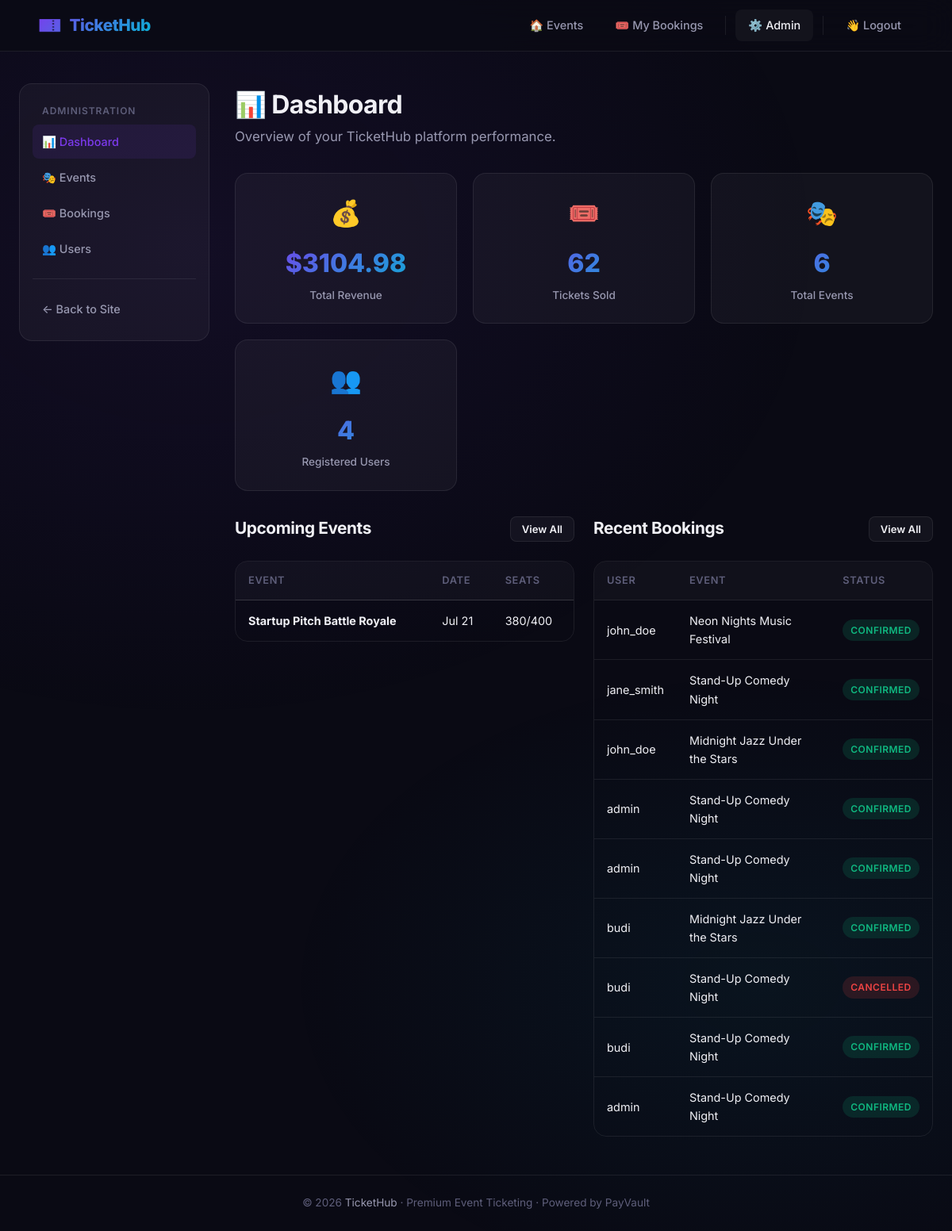
The page /admin/dashboard (signed in) on the database its author committed.
### tickethub_core/models.py (models this page shows, shortened)
class Event(db.Model):
    __tablename__ = "events"
    id = db.Column(db.Integer, primary_key=True)
    name = db.Column(db.String(200), nullable=False)
    description = db.Column(db.Text, nullable=True)
    date = db.Column(db.DateTime, nullable=False)
    location = db.Column(db.String(200), nullable=False)
    price = db.Column(db.Float, nullable=False)
    total_seats = db.Column(db.Integer, nullable=False)
    available_seats = db.Column(db.Integer, nullable=False)
    image_url = db.Column(db.String(500), nullable=True)
    created_at = db.Column(
        db.DateTime, nullable=False, default=lambda: datetime.now(timezone.utc)
    )
    bookings = db.relationship("Booking", backref="event", lazy=True)
    reviews = db.relationship("Review", backref="event", lazy=True)

class Booking(db.Model):
    __tablename__ = "bookings"
    id = db.Column(db.Integer, primary_key=True)
    user_id = db.Column(db.Integer, db.ForeignKey("users.id"), nullable=False)
    event_id = db.Column(db.Integer, db.ForeignKey("events.id"), nullable=False)
    quantity = db.Column(db.Integer, nullable=False, default=1)
    total_price = db.Column(db.Float, nullable=False)
    status = db.Column(
        db.String(20), nullable=False, default="confirmed"
    )  # confirmed | cancelled
    transaction_id = db.Column(db.Integer, nullable=True)
    booked_at = db.Column(
        db.DateTime, nullable=False, default=lambda: datetime.now(timezone.utc)
    )

class User(UserMixin, db.Model):
    __tablename__ = "users"
    id = db.Column(db.Integer, primary_key=True)
    username = db.Column(db.String(80), unique=True, nullable=False)
    email = db.Column(db.String(120), unique=True, nullable=False)
    password_hash = db.Column(db.String(256), nullable=False)
    is_admin = db.Column(db.Boolean, default=False, nullable=False)
    created_at = db.Column(
        db.DateTime, nullable=False, default=lambda: datetime.now(timezone.utc)
    )
    bookings = db.relationship("Booking", backref="user", lazy=True)
    reviews = db.relationship("Review", backref="user", lazy=True)

### tickethub_core/app.py (the view)
@app.route("/admin/dashboard")
@admin_required
def admin_dashboard():
    total_users = User.query.count()
    total_events = Event.query.count()
    total_bookings = Booking.query.filter_by(status="confirmed").count()
    total_revenue = (
        db.session.query(db.func.sum(Booking.total_price))
        .filter_by(status="confirmed")
        .scalar()
        or 0
    )
    total_tickets_sold = (
        db.session.query(db.func.sum(Booking.quantity))
        .filter_by(status="confirmed")
        .scalar()
        or 0
    )
    upcoming_events = (
        Event.query.filter(Event.date >= datetime.now(timezone.utc))
        .order_by(Event.date.asc())
        .limit(5)
        .all()
    )
    recent_bookings = (
        Booking.query.order_by(Booking.booked_at.desc()).limit(10).all()
    )
    return render_template(
        "admin/dashboard.html",
        total_users=total_users,
        total_events=total_events,
        total_bookings=total_bookings,
        total_revenue=total_revenue,
        total_tickets_sold=total_tickets_sold,
        upcoming_events=upcoming_events,
        recent_bookings=recent_bookings,
    )

### tickethub_core/app.py (called while the page is built)
@login_manager.user_loader
def load_user(user_id):
    return User.query.get(int(user_id))

def admin_required(f):
    @wraps(f)
    @login_required
    def decorated(*args, **kwargs):
        if not current_user.is_admin:
            abort(403)
        return f(*args, **kwargs)
    return decorated

@app.context_processor
def inject_globals():
    return {"now": datetime.now(timezone.utc)}

### tickethub_core/templates/admin/dashboard.html (shortened to what this page needs)
{% extends "base.html" %}
{% block content %}
<div class="container">
    <div class="admin-layout">
        <aside class="admin-sidebar">
            <div class="sidebar-title">Administration</div>
            <a href="{{ url_for('admin_dashboard') }}" class="{{ 'active' if request.endpoint == 'admin_dashboard' }}">📊 Dashboard</a>
            <a href="{{ url_for('admin_events') }}" class="{{ 'active' if 'event' in request.endpoint and 'admin' in request.endpoint }}">🎭 Events</a>
            <a href="{{ url_for('admin_bookings') }}" class="{{ 'active' if request.endpoint == 'admin_bookings' }}">🎟️ Bookings</a>
            <a href="{{ url_for('admin_users') }}" class="{{ 'active' if request.endpoint == 'admin_users' }}">👥 Users</a>
            <div style="margin-top: 16px; padding-top: 16px; border-top: 1px solid var(--border-subtle);">
                <a href="{{ url_for('index') }}">← Back to Site</a>
            </div>
        </aside>
        <div class="admin-main">
            <h1 class="page-title fade-in-up">📊 Dashboard</h1>
            <p class="page-subtitle fade-in-up">Overview of your TicketHub platform performance.</p>
            <div class="stats-grid">
                <div class="card stat-card fade-in-up stagger-1">
                    <span class="stat-icon">💰</span>
                    <div class="stat-value">${{ '%.2f' % total_revenue }}</div>
                    <div class="stat-label">Total Revenue</div>
                </div>
                <div class="card stat-card fade-in-up stagger-2">
                    <span class="stat-icon">🎟️</span>
                    <div class="stat-value">{{ total_tickets_sold }}</div>
                    <div class="stat-label">Tickets Sold</div>
                </div>
                <div class="card stat-card fade-in-up stagger-3">
                    <span class="stat-icon">🎭</span>
                    <div class="stat-value">{{ total_events }}</div>
                    <div class="stat-label">Total Events</div>
                </div>
                <div class="card stat-card fade-in-up stagger-4">
                    <span class="stat-icon">👥</span>
                    <div class="stat-value">{{ total_users }}</div>
                    <div class="stat-label">Registered Users</div>
                </div>
            </div>
            <div style="display: grid; grid-template-columns: 1fr 1fr; gap: 24px;">
                <div class="fade-in-up stagger-5">
                    <div class="section-header">
                        <h2>Upcoming Events</h2>
                        <a href="{{ url_for('admin_events') }}" class="btn btn-secondary btn-sm">View All</a>
                    </div>
                    {% if upcoming_events %}
                        <div class="table-wrapper">
                            <table>
                                <thead>
                                    <tr>
                                        <th>Event</th>
                                        <th>Date</th>
                                        <th>Seats</th>
                                    </tr>
                                </thead>
                                <tbody>
                                    {% for event in upcoming_events %}
                                        <tr>
                                            <td><strong>{{ event.name }}</strong></td>
                                            <td>{{ event.date.strftime('%b %d') }}</td>
                                            <td>{{ event.available_seats }}/{{ event.total_seats }}</td>
                                        </tr>
                                    {% endfor %}
                                </tbody>
                            </table>
                        </div>
                    {% else %}
                        <div class="card" style="text-align: center; padding: 32px; color: var(--text-muted);">
                            No upcoming events
                        </div>
                    {% endif %}
                </div>
                <div class="fade-in-up stagger-6">
                    <div class="section-header">
                        <h2>Recent Bookings</h2>
                        <a href="{{ url_for('admin_bookings') }}" class="btn btn-secondary btn-sm">View All</a>
                    </div>
                    {% if recent_bookings %}
                        <div class="table-wrapper">
                            <table>
                                <thead>
                                    <tr>
                                        <th>User</th>
                                        <th>Event</th>
                                        <th>Status</th>
                                    </tr>
                                </thead>
                                <tbody>
                                    {% for booking in recent_bookings %}
                                        <tr>
                                            <td>{{ booking.user.username }}</td>
                                            <td>{{ booking.event.name }}</td>
                                            <td><span class="badge badge-{{ booking.status }}">{{ booking.status }}</span></td>
                                        </tr>
                                    {% endfor %}
                                </tbody>
                            </table>
                        </div>
                    {% else %}
                        <div class="card" style="text-align: center; padding: 32px; color: var(--text-muted);">
                            No bookings yet
                        </div>
                    {% endif %}
                </div>
            </div>
        </div>
    </div>
</div>
{% endblock %}

### rows shown on the page
Event: name "Startup Pitch Battle Royale", date "Jul 21", available_seats "380", total_seats "400"
Booking: user.username "john_doe", event.name "Neon Nights Music Festival", status "CONFIRMED"
Booking: user.username "jane_smith", event.name "Stand-Up Comedy Night", status "CONFIRMED"
Booking: user.username "john_doe", event.name "Midnight Jazz Under the Stars", status "CONFIRMED"
Booking: user.username "admin", event.name "Stand-Up Comedy Night", status "CONFIRMED"
Booking: user.username "admin", event.name "Stand-Up Comedy Night", status "CONFIRMED"
Booking: user.username "budi", event.name "Midnight Jazz Under the Stars", status "CONFIRMED"
Booking: user.username "budi", event.name "Stand-Up Comedy Night", status "CANCELLED"
Booking: user.username "budi", event.name "Stand-Up Comedy Night", status "CONFIRMED"
Booking: user.username "admin", event.name "Stand-Up Comedy Night", status "CONFIRMED"

### other values the page prints
{{ '%.2f' % total_revenue }} "3104.98"
{{ total_tickets_sold }} "62"
{{ total_events }} "6"
{{ total_users }} "4"
